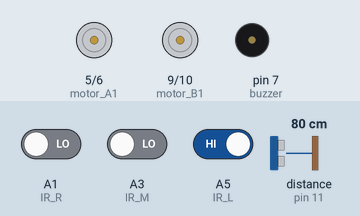
Bench run of a sketch on a simulated Arduino Uno, built with avr-gcc and run on an emulated ATmega328P. On the bench: motor-driver pin pairs drawn as motors (green arrow = first pin HIGH = forward, orange = second pin HIGH = backward, longer = more drive), buzzer (waves = sounding, pin HIGH). Wiring (inferred from the names in the program): ultrasonic range finder: trigger pin 3; echo pin 11. Inputs (shaded band) come from the test bench; at power-on: distance to the obstacle (sensor on pin 11) 80 cm, A1 (IR_R) LOW, A3 (IR_M) LOW, A5 (IR_L) HIGH. The echo pulse lasts 58.3 µs per cm; pins used as bus, display or sensor lines are not drawn.

Above: at 1.2 s.
1.3 s: distance to the obstacle (sensor on pin 11) set to 101 cm
2.8 s: distance to the obstacle (sensor on pin 11) set to 107 cm
At 3.2 s:
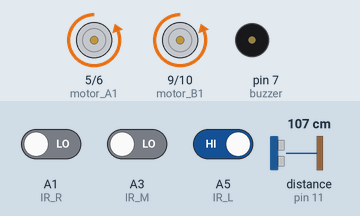
4.4 s: distance to the obstacle (sensor on pin 11) set to 202 cm
5.9 s: distance to the obstacle (sensor on pin 11) set to 209 cm
At 6.7 s:
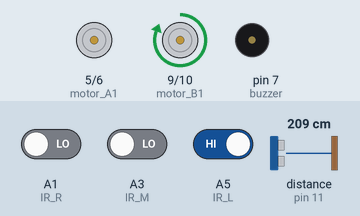
7.5 s: distance to the obstacle (sensor on pin 11) set to 2 cm
At 8.7 s:
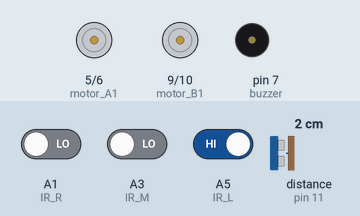
9.0 s: distance to the obstacle (sensor on pin 11) set to 120 cm
At 9.8 s:
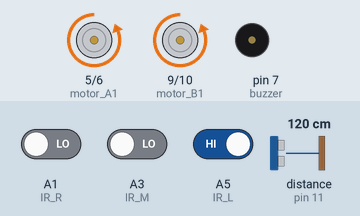
Timing chart, 0 to 11.5 s (numbered marks = the images above; inputs shaded):
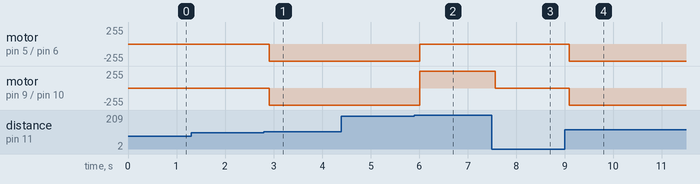

The sketch:

line_control_swtich-case.ino
```cpp
/*
millis를 이용하여 일정 시간 라인트레이서 센서 값을 받아 주행을 한 후에
일정 시간이 끝나게 되면 초음파 센서 값을 받아 후진을 하고 일정 거리가
되었으면 멈추는 코드 입니다.
*/

// 모터 핀 번호
const int motor_A1 = 5;
const int motor_A2 = 6;
const int motor_B1 = 9;
const int motor_B2 = 10;

// 초음파 센서 핀 번호
const int trigPin = 3;
const int echoPin = 11;

// 부저 핀 번호
const int buzzer = 7;

// 라인트레이서 센서 핀 번호
const int IR_R = A1;
const int IR_M = A3;
const int IR_L = A5;

// 라인트레이서 센서 데이터
int IR_L_data;
int IR_M_data;
int IR_R_data;

// millis 변수 설정
unsigned long Timer_move = millis();

// 초음파 센서 거리 변수
float duration, distance;

void setup() {
  // 모터
  pinMode(motor_A1, OUTPUT);
  pinMode(motor_A2, OUTPUT);
  pinMode(motor_B1, OUTPUT);
  pinMode(motor_B2, OUTPUT);

  // 초음파 센서
  pinMode(trigPin, OUTPUT);
  pinMode(echoPin, INPUT);

  // 부저
  pinMode(buzzer, OUTPUT);

  // 라인트레이서
  pinMode(IR_L, INPUT);
  pinMode(IR_M, INPUT);
  pinMode(IR_R, INPUT);
}


void loop() {
  // 라인트레이서 센서 값
  IR_L_data = digitalRead(IR_L);
  IR_M_data = digitalRead(IR_M);
  IR_R_data = digitalRead(IR_R);

  //초음파 센서 구동
  digitalWrite(trigPin, LOW);
  delayMicroseconds(2);
  digitalWrite(trigPin, HIGH);
  delayMicroseconds(10);
  digitalWrite(trigPin, LOW);

  duration = pulseIn(echoPin, HIGH);
  distance = (duration*.0343)/2;
  delay(50);// 딜레이값으로 인해 동작의 속도 변화

  int position = map(distance, 0, 1023, 0, 150);
  int lange = map(position, 0, 150, 0, 10);

  switch(lange){
    case 0:
    stop();
    //backward();
    break;
    case 1:
    backward();
    break;
    //stop();
    case 2:
    if (IR_L_data == 0 and IR_M_data == 1 and IR_R_data == 0) {
    // 전진
    forward();
  }
  else if (IR_L_data == 1 and IR_M_data == 0 and IR_R_data == 0) {
    // 좌회전
    left ();
  }
  else if (IR_L_data == 0 and IR_M_data == 0 and IR_R_data == 1) {
    // 우회전
    right ();
  }
  else if (IR_L_data == 1 and IR_M_data == 1  and IR_R_data == 1) {
    // 정지
    stop();
  }
  break;
    case 3:
    if (IR_L_data == 0 and IR_M_data == 1 and IR_R_data == 0) {
    // 전진
    forward();
  }
  else if (IR_L_data == 1 and IR_M_data == 0 and IR_R_data == 0) {
    // 좌회전
    left ();
  }
  else if (IR_L_data == 0 and IR_M_data == 0 and IR_R_data == 1) {
    // 우회전
    right ();
  }
  else if (IR_L_data == 1 and IR_M_data == 1  and IR_R_data == 1) {
    // 정지
    stop();
  }
  break;
    case 4:
    if (IR_L_data == 0 and IR_M_data == 1 and IR_R_data == 0) {
    // 전진
    forward();
  }
  else if (IR_L_data == 1 and IR_M_data == 0 and IR_R_data == 0) {
    // 좌회전
    left ();
  }
  else if (IR_L_data == 0 and IR_M_data == 0 and IR_R_data == 1) {
    // 우회전
    right ();
  }
  else if (IR_L_data == 1 and IR_M_data == 1  and IR_R_data == 1) {
    // 정지
    stop();
  }
  break;
    case 5:
    if (IR_L_data == 0 and IR_M_data == 1 and IR_R_data == 0) {
    // 전진
    forward();
  }
  else if (IR_L_data == 1 and IR_M_data == 0 and IR_R_data == 0) {
    // 좌회전
    left ();
  }
  else if (IR_L_data == 0 and IR_M_data == 0 and IR_R_data == 1) {
    // 우회전
    right ();
  }
  else if (IR_L_data == 1 and IR_M_data == 1  and IR_R_data == 1) {
    // 정지
    stop();
  }
  break;
    case 6:
    if (IR_L_data == 0 and IR_M_data == 1 and IR_R_data == 0) {
    // 전진
    forward();
  }
  else if (IR_L_data == 1 and IR_M_data == 0 and IR_R_data == 0) {
    // 좌회전
    left ();
  }
  else if (IR_L_data == 0 and IR_M_data == 0 and IR_R_data == 1) {
    // 우회전
    right ();
  }
  else if (IR_L_data == 1 and IR_M_data == 1  and IR_R_data == 1) {
    // 정지
    stop();
  }
  break;
    case 7:
    if (IR_L_data == 0 and IR_M_data == 1 and IR_R_data == 0) {
    // 전진
    forward();
  }
  else if (IR_L_data == 1 and IR_M_data == 0 and IR_R_data == 0) {
    // 좌회전
    left ();
  }
  else if (IR_L_data == 0 and IR_M_data == 0 and IR_R_data == 1) {
    // 우회전
    right ();
  }
  else if (IR_L_data == 1 and IR_M_data == 1  and IR_R_data == 1) {
    // 정지
    stop();
  }
  break;
    case 8:
    if (IR_L_data == 0 and IR_M_data == 1 and IR_R_data == 0) {
    // 전진
    forward();
  }
  else if (IR_L_data == 1 and IR_M_data == 0 and IR_R_data == 0) {
    // 좌회전
    left ();
  }
  else if (IR_L_data == 0 and IR_M_data == 0 and IR_R_data == 1) {
    // 우회전
    right ();
  }
  else if (IR_L_data == 1 and IR_M_data == 1  and IR_R_data == 1) {
    // 정지
    stop();
  }
  break;
    case 9:
    if (IR_L_data == 0 and IR_M_data == 1 and IR_R_data == 0) {
    // 전진
    forward();
  }
  else if (IR_L_data == 1 and IR_M_data == 0 and IR_R_data == 0) {
    // 좌회전
    left ();
  }
  else if (IR_L_data == 0 and IR_M_data == 0 and IR_R_data == 1) {
    // 우회전
    right ();
  }
  else if (IR_L_data == 1 and IR_M_data == 1  and IR_R_data == 1) {
    // 정지
    stop();
  }
  break;
    case 10:
        if (IR_L_data == 0 and IR_M_data == 1 and IR_R_data == 0) {
        // 전진
        forward();
      }
      else if (IR_L_data == 1 and IR_M_data == 0 and IR_R_data == 0) {
        // 좌회전
        left ();
      }
      else if (IR_L_data == 0 and IR_M_data == 0 and IR_R_data == 1) {
        // 우회전
        right ();
      }
      else if (IR_L_data == 1 and IR_M_data == 1  and IR_R_data == 1) {
        // 정지
        stop();
      }
      break;
  }

}


void right () {
  //우
  digitalWrite(motor_A1, HIGH);
  digitalWrite(motor_A2, LOW);
  digitalWrite(motor_B1, LOW);
  digitalWrite(motor_B2, LOW);
}
void rightback () {
  //우로 후진
  digitalWrite(motor_A1, LOW);
  analogWrite(motor_A2, 100);
  analogWrite(motor_B1, 100);
  digitalWrite(motor_B2, LOW);
}
void left() {
  //좌
  digitalWrite(motor_A1, LOW);
  digitalWrite(motor_A2, LOW);
  digitalWrite(motor_B1, HIGH);
  digitalWrite(motor_B2, LOW);
}

void forward() {
  //전진
  digitalWrite(motor_A1, HIGH);
  digitalWrite(motor_A2, LOW);
  digitalWrite(motor_B1, HIGH);
  digitalWrite(motor_B2, LOW);
}

void backward() {
  //후진
  digitalWrite(motor_A1, LOW);
  analogWrite(motor_A2, 255);
  digitalWrite(motor_B1, LOW);
  analogWrite(motor_B2, 255);
}

void stop() {
  digitalWrite(motor_A1, LOW);
  digitalWrite(motor_A2, LOW);
  digitalWrite(motor_B1, LOW);
  digitalWrite(motor_B2, LOW);
}

void backward_20() {
  //속도 제한 후진
  digitalWrite(motor_A1, LOW);
  digitalWrite(motor_A2, HIGH);
  analogWrite(motor_A1, 0);
  analogWrite(motor_A2, 150);
  digitalWrite(motor_B1, LOW);
  digitalWrite(motor_B2, HIGH);
  analogWrite(motor_B1, 0);
  analogWrite(motor_B2, 150);
}
```

Measured:
- the behaviour switches between 103 and 104 cm on distance to the obstacle (sensor on pin 11) (found by bisection; images 0 and 1)
- the behaviour switches between 205 and 206 cm on distance to the obstacle (sensor on pin 11) (found by bisection; images 1 and 2)
- after the input at 1.3 s, every drawn part: stays the same
- after the input at 2.8 s, motor on pin 5 (motor_A1) / pin 6 (motor_A2), motor on pin 9 (motor_B1) / pin 10 (motor_B2): stopped → backward 255/255 after 0.11 s
- after the input at 4.4 s, every drawn part: stays the same
- after the input at 5.9 s, motor on pin 5 (motor_A1) / pin 6 (motor_A2): backward 255/255 → stopped after 0.11 s; motor on pin 9 (motor_B1) / pin 10 (motor_B2): backward 255/255 → forward 255/255 after 0.11 s
- after the input at 7.5 s, motor on pin 9 (motor_B1) / pin 10 (motor_B2): forward 255/255 → stopped after 0.07 s
- after the input at 9.0 s, motor on pin 5 (motor_A1) / pin 6 (motor_A2), motor on pin 9 (motor_B1) / pin 10 (motor_B2): stopped → backward 255/255 after 0.10 s
